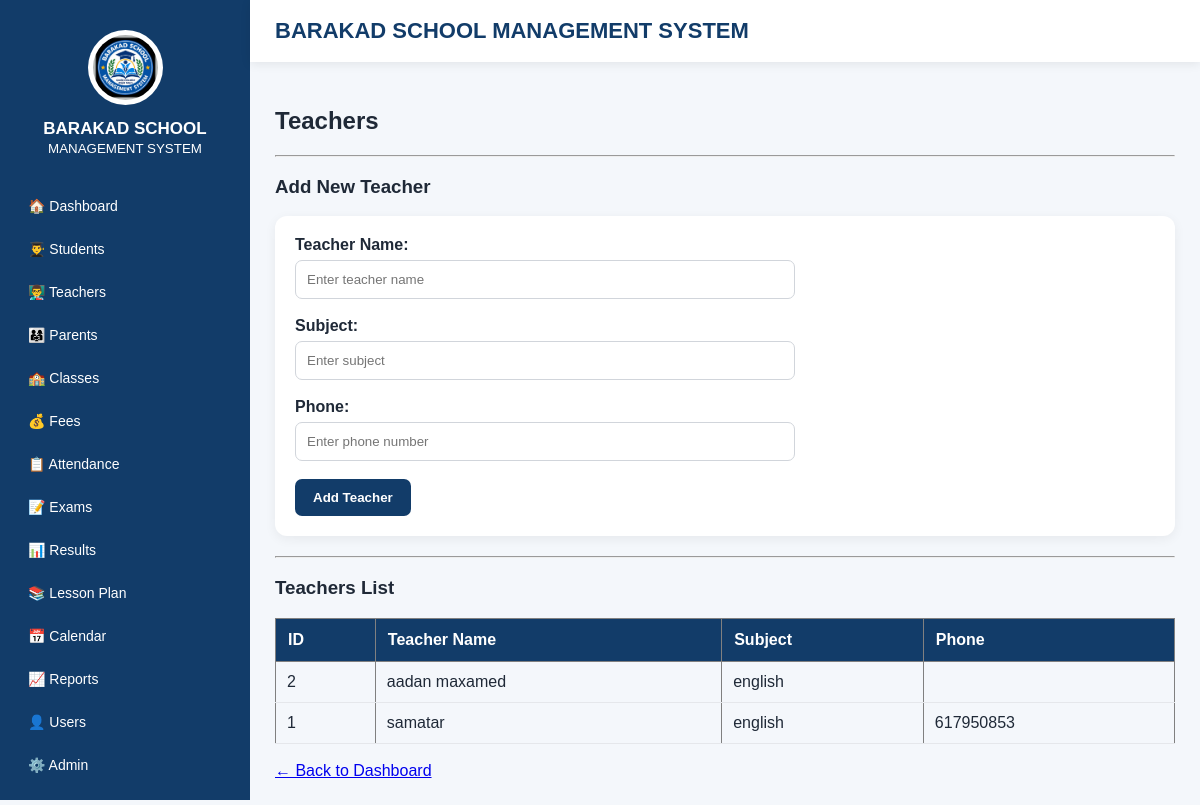
Before: /teachers with the older database file.
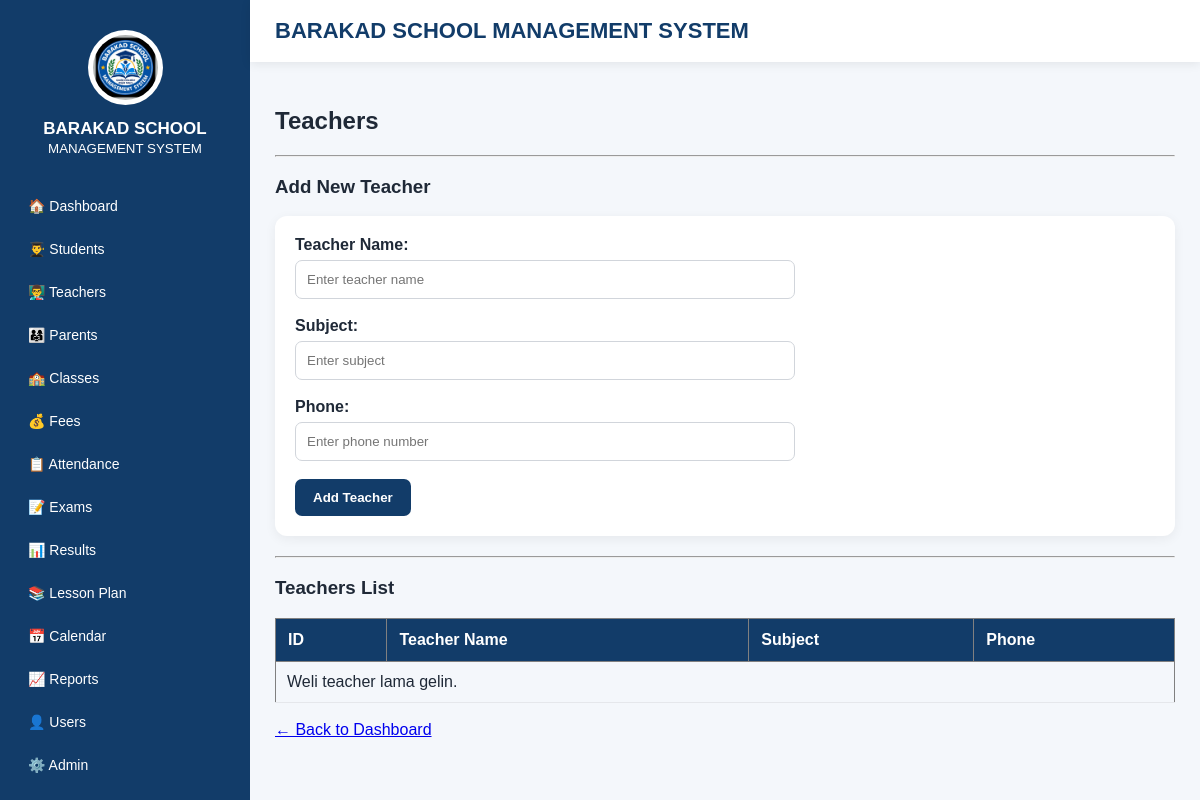
After: the same page with the newer database file.
### tables this page shows
CREATE TABLE teachers (
                id INTEGER PRIMARY KEY AUTOINCREMENT,
                name TEXT NOT NULL,
                subject TEXT NOT NULL,
                phone TEXT
            );

### app.py (the view)
@app.route("/teachers")
def teachers():
    db = get_db()
    teachers_list = db.execute("SELECT * FROM teachers ORDER BY id DESC").fetchall()
    db.close()
    return render_template("teachers.html", teachers=teachers_list)

### app.py (called while the page is built)
def get_db():
    db = sqlite3.connect(DATABASE)
    db.row_factory = sqlite3.Row
    return db

### templates/teachers.html
{% extends "base.html" %}
{% block content %}
<h2>Teachers</h2>
<hr>
<h3>Add New Teacher</h3>
<form method="POST" action="/teachers/add">
    <label><strong>Teacher Name:</strong></label>
    <br>
    <input type="text"
           name="name"
           placeholder="Enter teacher name"
           required>
    <br><br>
    <label><strong>Subject:</strong></label>
    <br>
    <input type="text"
           name="subject"
           placeholder="Enter subject"
           required>
    <br><br>
    <label><strong>Phone:</strong></label>
    <br>
    <input type="text"
           name="phone"
           placeholder="Enter phone number">
    <br><br>
    <button type="submit">
        Add Teacher
    </button>
</form>
<hr>
<h3>Teachers List</h3>
<table border="1"
       cellpadding="8"
       cellspacing="0">
    <tr>
        <th>ID</th>
        <th>Teacher Name</th>
        <th>Subject</th>
        <th>Phone</th>
    </tr>
    {% if teachers %}
        {% for teacher in teachers %}
        <tr>
            <td>
                {{ teacher["id"] }}
            </td>
            <td>
                {{ teacher["name"] }}
            </td>
            <td>
                {{ teacher["subject"] }}
            </td>
            <td>
                {{ teacher["phone"] }}
            </td>
        </tr>
        {% endfor %}
    {% else %}
        <tr>
            <td colspan="4">
                Weli teacher lama gelin.
            </td>
        </tr>
    {% endif %}
</table>
<br>
<a href="/dashboard">
    ← Back to Dashboard
</a>
{% endblock %}

Changed rows visible on the page:
removed teachers: id "2", name "aadan maxamed", subject "english"
removed teachers: id "1", name "samatar", subject "english", phone "617950853"
Other visible differences:
text now shown: "Weli teacher lama gelin."
